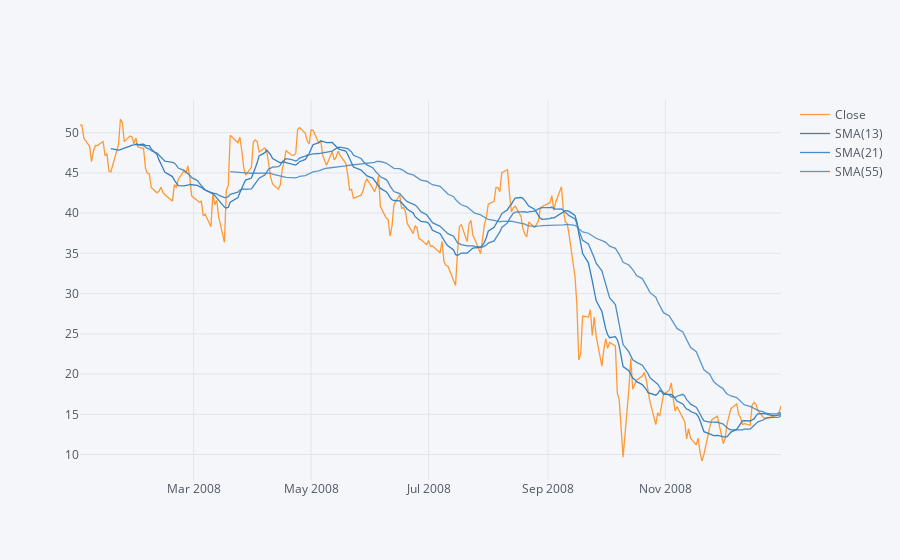

Here is the notebook cell this chart was saved with:
### Markdown cell above
<b>** a Simple Moving Averages plot of Morgan Stanley for the year 2015, using Use .ta_plot(study='sma') **</b>

### Code cell
MS['Close'].loc[returns.index.year == 2008].ta_plot(study='sma',periods=[13,21,55],title='Simple Moving Averages')

### Figure 1 — Plotly figure (JSON) as saved in the notebook; plotly's stock layout.template omitted (floating-point values rounded to 4 significant figures; data arrays with more than 128 entries replaced by an {"elided": "..."} marker saying what was removed)
{"data": [{"line": {"color": "rgba(255, 153, 51, 1.0)", "dash": "solid", "shape": "linear", "width": 1.3}, "mode": "lines", "name": "Close", "text": "", "type": "scatter", "x": {"elided": "253 str values"}, "y": {"elided": "253 float values"}}, {"line": {"color": "rgba(55, 128, 191, 1.0)", "dash": "solid", "shape": "linear", "width": 1.3}, "mode": "lines", "name": "SMA(13)", "text": "", "type": "scatter", "x": {"elided": "253 str values"}, "y": {"elided": "253 mixed values"}}, {"line": {"color": "rgba(55, 128, 191, 0.8999999999999999)", "dash": "solid", "shape": "linear", "width": 1.3}, "mode": "lines", "name": "SMA(21)", "text": "", "type": "scatter", "x": {"elided": "253 str values"}, "y": {"elided": "253 mixed values"}}, {"line": {"color": "rgba(55, 128, 191, 0.7999999999999998)", "dash": "solid", "shape": "linear", "width": 1.3}, "mode": "lines", "name": "SMA(55)", "text": "", "type": "scatter", "x": {"elided": "253 str values"}, "y": {"elided": "253 mixed values"}}], "layout": {"legend": {"bgcolor": "#F5F6F9", "font": {"color": "#4D5663"}}, "paper_bgcolor": "#F5F6F9", "plot_bgcolor": "#F5F6F9", "title": {"font": {"color": "#4D5663"}}, "xaxis": {"gridcolor": "#E1E5ED", "showgrid": true, "tickfont": {"color": "#4D5663"}, "title": {"font": {"color": "#4D5663"}, "text": ""}, "zerolinecolor": "#E1E5ED"}, "yaxis": {"gridcolor": "#E1E5ED", "showgrid": true, "tickfont": {"color": "#4D5663"}, "title": {"font": {"color": "#4D5663"}, "text": ""}, "zerolinecolor": "#E1E5ED"}}}
